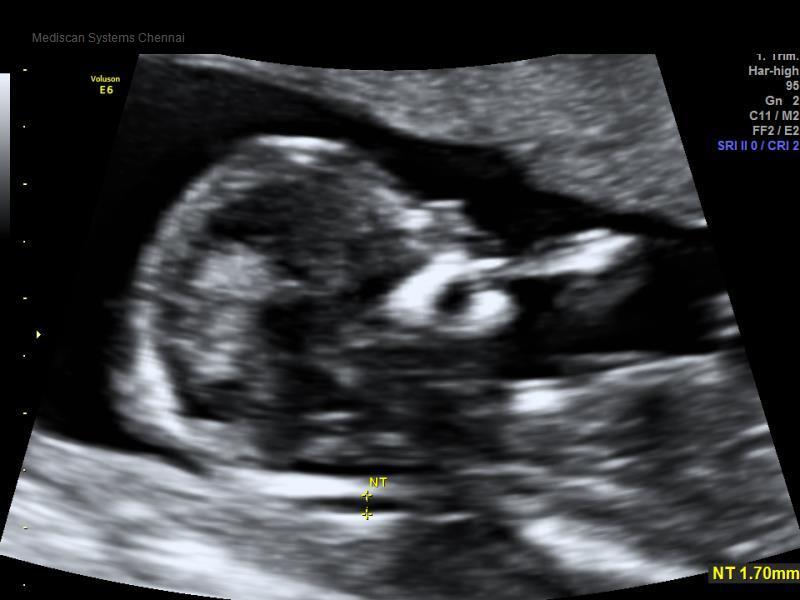
#> input picture NT data/raw_images/31835057.jpg, 800 x 600 px; its folder holds 4 pictures in this run
$ python preprocess_images.py
#> lines starting #> are read from the running program, lines starting #| are printed output that depends on the picture
import os
from PIL import Image

# Path to raw images and processed output
input_folder = 'raw_images'
output_folder = 'processed_images'

# Create output folder if it doesn't exist
os.makedirs(output_folder, exist_ok=True)

# Resize dimensions
resize_width, resize_height = 224, 224

# Process each image
for filename in os.listdir(input_folder):
    if filename.endswith('.jpg'):
        img_path = os.path.join(input_folder, filename)
        img = Image.open(img_path).convert('RGB')
#> img is the input picture: PIL image 800x600 RGB; mean R, G, B 55.9, 57.2, 60
        img_resized = img.resize((resize_width, resize_height))
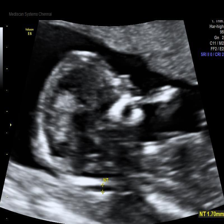
#> img_resized: PIL image 224x224 RGB; mean R, G, B 55.9, 57.2, 60

        # Save processed image
        output_path = os.path.join(output_folder, filename)
        img_resized.save(output_path)
        print(f'Processed: {filename}')
#> pass 2 of the loop `for filename in os.listdir(input_folder):`:
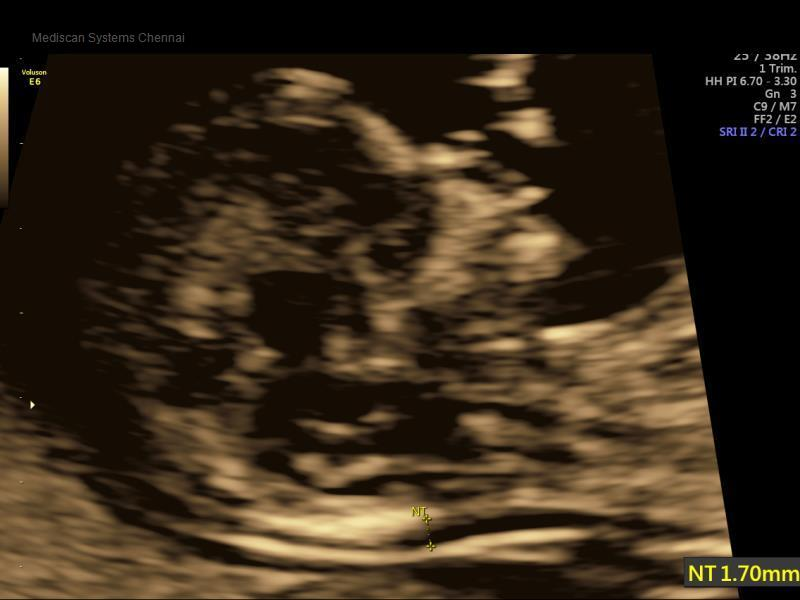
#> input picture NT data/raw_images/31837626.jpg, 800 x 600 px
#> img is the input picture: PIL image 800x600 RGB; mean R, G, B 54.1, 40.8, 24.8
#> `img_resized = img.resize((resize_width, resize_height))`:
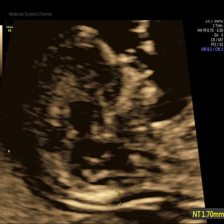
#> img_resized: PIL image 224x224 RGB; mean R, G, B 54.1, 40.8, 24.9
#> pass 3 of the loop `for filename in os.listdir(input_folder):`:
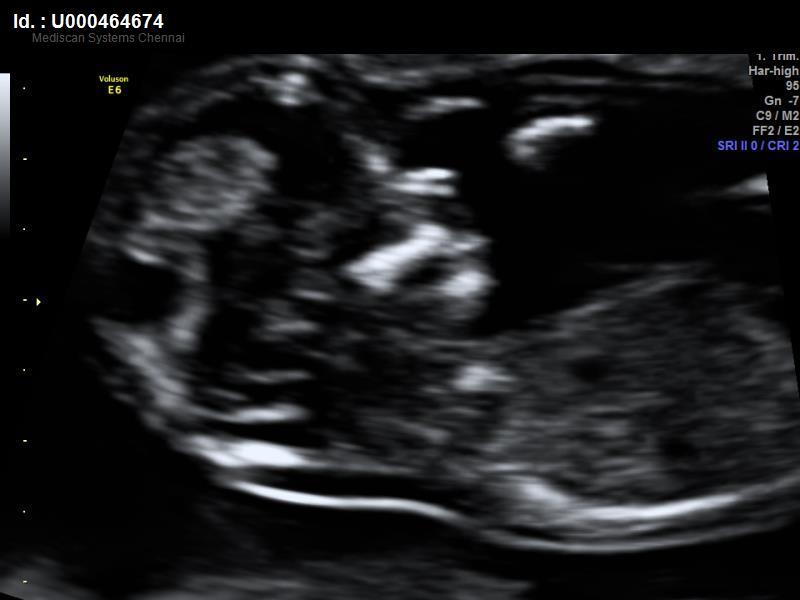
#> input picture NT data/raw_images/31859413.jpg, 800 x 600 px
#> img is the input picture: PIL image 800x600 RGB; mean R, G, B 25.7, 26.3, 27.7
#> `img_resized = img.resize((resize_width, resize_height))`:
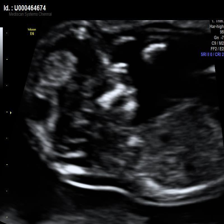
#> img_resized: PIL image 224x224 RGB; mean R, G, B 25.7, 26.3, 27.7
#> the loop made 4 passes; the first 3 are shown

print("Image preprocessing completed!")
